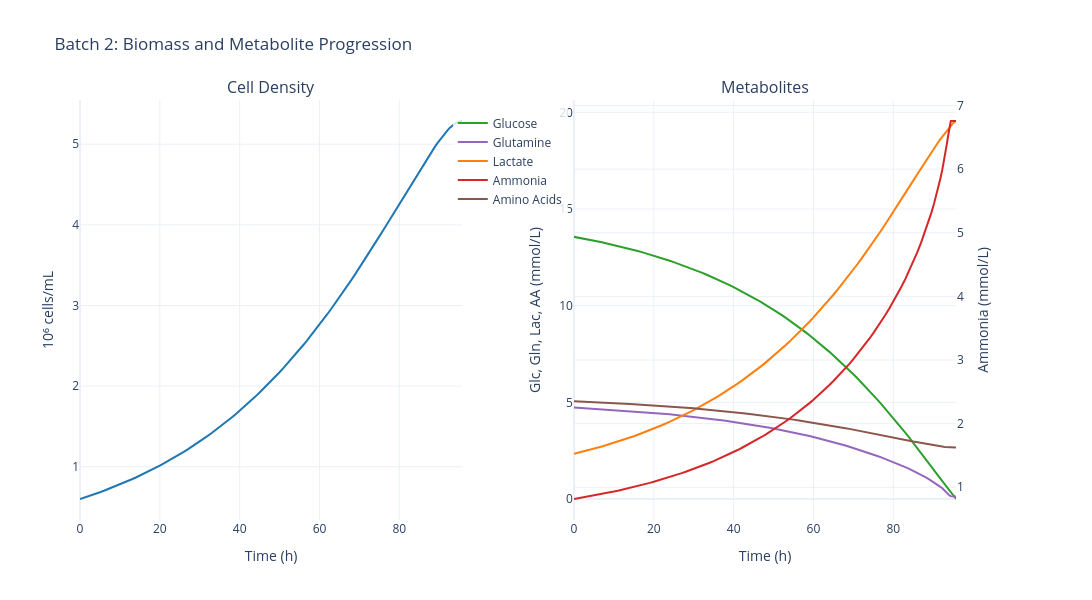
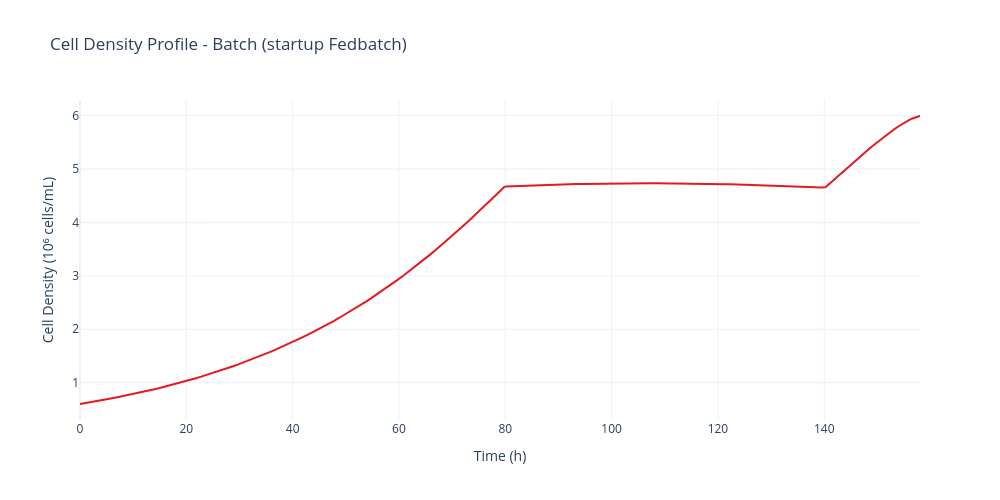

Notebook cell for these charts, in order:
### Markdown cell above
## 7. Visualization

### Code cell
from animakinetica.analysis.batch_visualization import plot_batch_biomass_metabolites
from animakinetica.analysis.process_visualization import plot_simulation_profiles

fig_batch_1 = plot_batch_biomass_metabolites(sim, batch_number=2)
fig_batch_1.show()

figs = plot_simulation_profiles(sim)
print(f"Generated {len(figs)} profile figures")
if len(figs) > 0:
    figs[0].show()

### Figure 1 — Plotly figure (JSON) as saved in the notebook; plotly's stock layout.template omitted (floating-point values rounded to 4 significant figures; data arrays with more than 128 entries replaced by an {"elided": "..."} marker saying what was removed)
{"data": [{"hovertemplate": "Time: %{x:.1f} h<br>Cell Density: %{y:.2f} 10⁶ cells/mL<extra></extra>", "line": {"color": "#1f77b4", "width": 2}, "mode": "lines", "name": "Cell Density", "showlegend": false, "type": "scatter", "x": {"elided": "150 float values"}, "xaxis": "x", "y": {"elided": "150 float values"}, "yaxis": "y"}, {"hovertemplate": "Time: %{x:.1f} h<br>Glucose: %{y:.2f} mmol/L<extra></extra>", "line": {"color": "#2ca02c", "width": 2}, "mode": "lines", "name": "Glucose", "type": "scatter", "x": {"elided": "150 float values"}, "xaxis": "x2", "y": {"elided": "150 float values"}, "yaxis": "y2"}, {"hovertemplate": "Time: %{x:.1f} h<br>Glutamine: %{y:.2f} mmol/L<extra></extra>", "line": {"color": "#9467bd", "width": 2}, "mode": "lines", "name": "Glutamine", "type": "scatter", "x": {"elided": "150 float values"}, "xaxis": "x2", "y": {"elided": "150 float values"}, "yaxis": "y2"}, {"hovertemplate": "Time: %{x:.1f} h<br>Lactate: %{y:.2f} mmol/L<extra></extra>", "line": {"color": "#ff7f0e", "width": 2}, "mode": "lines", "name": "Lactate", "type": "scatter", "x": {"elided": "150 float values"}, "xaxis": "x2", "y": {"elided": "150 float values"}, "yaxis": "y2"}, {"hovertemplate": "Time: %{x:.1f} h<br>Ammonia: %{y:.2f} mmol/L<extra></extra>", "line": {"color": "#d62728", "width": 2}, "mode": "lines", "name": "Ammonia", "type": "scatter", "x": {"elided": "150 float values"}, "xaxis": "x2", "y": {"elided": "150 float values"}, "yaxis": "y3"}, {"hovertemplate": "Time: %{x:.1f} h<br>Amino Acids: %{y:.2f} mmol/L<extra></extra>", "line": {"color": "#8c564b", "width": 2}, "mode": "lines", "name": "Amino Acids", "type": "scatter", "x": {"elided": "150 float values"}, "xaxis": "x2", "y": {"elided": "150 float values"}, "yaxis": "y2"}], "layout": {"annotations": [{"font": {"size": 16}, "showarrow": false, "text": "Cell Density", "x": 0.205, "xanchor": "center", "xref": "paper", "y": 1, "yanchor": "bottom", "yref": "paper"}, {"font": {"size": 16}, "showarrow": false, "text": "Metabolites", "x": 0.735, "xanchor": "center", "xref": "paper", "y": 1, "yanchor": "bottom", "yref": "paper"}], "font": {"size": 12}, "height": 600, "legend": {"bgcolor": "rgba(255,255,255,0.8)", "x": 0.4, "y": 0.98}, "showlegend": true, "title": {"text": "Batch 2: Biomass and Metabolite Progression"}, "width": 1400, "xaxis": {"anchor": "y", "domain": [0, 0.41], "title": {"text": "Time (h)"}}, "xaxis2": {"anchor": "y2", "domain": [0.53, 0.94], "title": {"text": "Time (h)"}}, "yaxis": {"anchor": "x", "domain": [0, 1], "title": {"text": "10⁶ cells/mL"}}, "yaxis2": {"anchor": "x2", "domain": [0, 1], "title": {"text": "Glc, Gln, Lac, AA (mmol/L)"}}, "yaxis3": {"anchor": "x2", "overlaying": "y2", "side": "right", "title": {"text": "Ammonia (mmol/L)"}}}}

### Figure 2 — Plotly figure (JSON) as saved in the notebook; plotly's stock layout.template omitted (floating-point values rounded to 4 significant figures; data arrays with more than 128 entries replaced by an {"elided": "..."} marker saying what was removed)
{"data": [{"hovertemplate": "Time: %{x:.1f} h<br>Cell Density (10⁶ cells/mL): %{y:.2f}<extra></extra>", "line": {"color": "rgb(228,26,28)", "width": 2}, "mode": "lines", "name": "Batch 1", "type": "scatter", "x": {"elided": "207 float values"}, "y": {"elided": "207 float values"}}], "layout": {"font": {"size": 12}, "height": 500, "hovermode": "x unified", "title": {"text": "Cell Density Profile - Batch (startup Fedbatch)"}, "width": 1000, "xaxis": {"title": {"text": "Time (h)"}}, "yaxis": {"title": {"text": "Cell Density (10⁶ cells/mL)"}}}}
